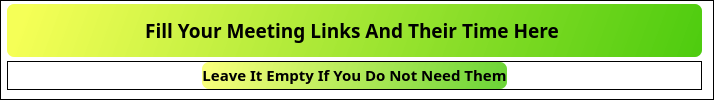
                <widget class="QFrame" name="frame_8">
                 <property name="sizePolicy">
                  <sizepolicy hsizetype="Preferred" vsizetype="Maximum">
                   <horstretch>0</horstretch>
                   <verstretch>0</verstretch>
                  </sizepolicy>
                 </property>
                 <property name="maximumSize">
                  <size>
                   <width>16777215</width>
                   <height>150</height>
                  </size>
                 </property>
                 <property name="styleSheet">
                  <string notr="true">background-color: qlineargradient(spread:pad, x1:0, y1:0, x2:1, y2:1, stop:0 rgba(0, 0, 0, 0), stop:1 rgba(255, 255, 255, 0));</string>
                 </property>
                 <property name="frameShape">
                  <enum>QFrame::StyledPanel</enum>
                 </property>
                 <property name="frameShadow">
                  <enum>QFrame::Raised</enum>
                 </property>
                 <layout class="QVBoxLayout" name="verticalLayout">
                  <property name="spacing">
                   <number>4</number>
                  </property>
                  <property name="leftMargin">
                   <number>6</number>
                  </property>
                  <property name="topMargin">
                   <number>3</number>
                  </property>
                  <property name="bottomMargin">
                   <number>9</number>
                  </property>
                  <item>
                   <widget class="QLabel" name="Description">
                    <property name="sizePolicy">
                     <sizepolicy hsizetype="Preferred" vsizetype="Expanding">
                      <horstretch>0</horstretch>
                      <verstretch>0</verstretch>
                     </sizepolicy>
                    </property>
                    <property name="minimumSize">
                     <size>
                      <width>0</width>
                      <height>10</height>
                     </size>
                    </property>
                    <property name="maximumSize">
                     <size>
                      <width>1677215</width>
                      <height>16777215</height>
                     </size>
                    </property>
                    <property name="font">
                     <font>
                      <family>Segoe UI Semibold</family>
                      <pointsize>14</pointsize>
                      <weight>75</weight>
                      <bold>true</bold>
                     </font>
                    </property>
                    <property name="layoutDirection">
                     <enum>Qt::LeftToRight</enum>
                    </property>
                    <property name="autoFillBackground">
                     <bool>false</bool>
                    </property>
                    <property name="styleSheet">
                     <string notr="true">background-color: qlineargradient(spread:pad, x1:0.0113636, y1:0.637, x2:1, y2:0.664773, stop:0 rgba(242, 255, 29, 190), stop:1 rgba(67, 201, 0, 240));
border-radius:7px;</string>
                    </property>
                    <property name="text">
                     <string>  Fill Your Meeting Links And Their Time Here </string>
                    </property>
                    <property name="textFormat">
                     <enum>Qt::RichText</enum>
                    </property>
                    <property name="scaledContents">
                     <bool>false</bool>
                    </property>
                    <property name="alignment">
                     <set>Qt::AlignCenter</set>
                    </property>
                   </widget>
                  </item>
                  <item>
                   <widget class="QFrame" name="frame_9">
                    <property name="frameShape">
                     <enum>QFrame::StyledPanel</enum>
                    </property>
                    <property name="frameShadow">
                     <enum>QFrame::Raised</enum>
                    </property>
                    <layout class="QHBoxLayout" name="horizontalLayout_7">
                     <property name="spacing">
                      <number>0</number>
                     </property>
                     <property name="leftMargin">
                      <number>194</number>
                     </property>
                     <property name="topMargin">
                      <number>0</number>
                     </property>
                     <property name="rightMargin">
                      <number>194</number>
                     </property>
                     <property name="bottomMargin">
                      <number>0</number>
                     </property>
                     <item>
                      <widget class="QLabel" name="Description_2">
                       <property name="sizePolicy">
                        <sizepolicy hsizetype="Preferred" vsizetype="Fixed">
                         <horstretch>0</horstretch>
                         <verstretch>0</verstretch>
                        </sizepolicy>
                       </property>
                       <property name="minimumSize">
                        <size>
                         <width>0</width>
                         <height>27</height>
                        </size>
                       </property>
                       <property name="maximumSize">
                        <size>
                         <width>1677215</width>
                         <height>16777215</height>
                        </size>
                       </property>
                       <property name="font">
                        <font>
                         <family>Segoe UI Semibold</family>
                         <pointsize>11</pointsize>
                         <weight>75</weight>
                         <bold>true</bold>
                        </font>
                       </property>
                       <property name="layoutDirection">
                        <enum>Qt::LeftToRight</enum>
                       </property>
                       <property name="autoFillBackground">
                        <bool>false</bool>
                       </property>
                       <property name="styleSheet">
                        <string notr="true">background-color: qlineargradient(spread:pad, x1:0.0113636, y1:0.637, x2:1, y2:0.664773, stop:0 rgba(242, 255, 29, 150), stop:1 rgba(67, 201, 0, 200));
border-radius:7px;</string>
                       </property>
                       <property name="text">
                        <string>Leave It Empty If You Do Not Need Them</string>
                       </property>
                       <property name="textFormat">
                        <enum>Qt::RichText</enum>
                       </property>
                       <property name="scaledContents">
                        <bool>false</bool>
                       </property>
                       <property name="alignment">
                        <set>Qt::AlignCenter</set>
                       </property>
                      </widget>
                     </item>
                    </layout>
                   </widget>
                  </item>
                 </layout>
                </widget>
